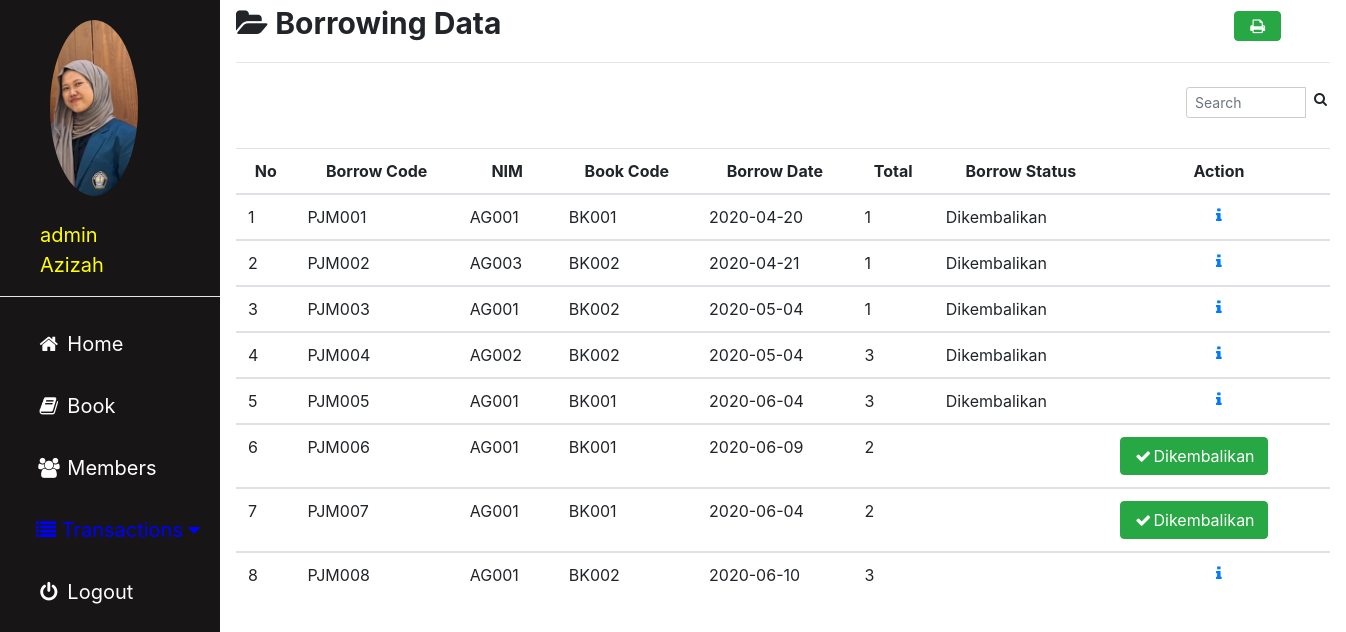
The page /admin/peminjaman.php (signed in) on the database its author committed.
### tables this page shows
CREATE TABLE `peminjaman` (
  `kode_pinjam` varchar(10) NOT NULL,
  `nis` varchar(10) NOT NULL,
  `kode_buku` varchar(10) NOT NULL,
  `tgl_pinjam` date NOT NULL,
  `jumlah` int(3) NOT NULL,
  `status_pinjam` varchar(30) DEFAULT NULL,
  `status` varchar(20) DEFAULT NULL
);

### admin/peminjaman.php (the view, shortened to what this page needs)
<?php
include'sidebar.php';
 ?>
 <html>
 <head>
 <link rel="stylesheet" href="../img/csskonten.css">
 <link rel="stylesheet" href="../css/bootstrap.css">
 </head>
 <body>
 <div class="main">
   <b><i class="fa fa-folder-open"></i> Borrowing Data</b><a href="pinjam_print.php" target="blank" rel="tooltip" title="Print Data Peminjaman"><button type="button" name="button" class="btn btn-success" style="margin-left:67%" ><i class="fa fa-fw fa-print"></i></button>
<hr></a>
<form class="" action="" method="post">
                <div class="input-group input-group-sm" style="width: 150px; margin-left: 950px;">
                  <input type="text" name="search" class="form-control float-right" placeholder="Search">
                  <div class="input-group-append">
                    <button type="submit" class="btn btn-default"><i class="fa fa-search"></i></button>
                  </div>
                </div>
                </form>
    <table class="table table-hover">
      <thead align=center>
        <tr>
          <th scope="col">No</th>
          <th scope="col">Borrow Code</th>
          <th scope="col">NIM</th>
          <th scope="col">Book Code</th>
          <th scope="col">Borrow Date</th>
          <th scope="col">Total</th>
          <th scope="col">Borrow Status</th>
          <th scope="col" colspan="2">Action</th>
        </tr>
      </thead>
      <?php
      if(isset($_POST['search'])){
        $param = $_POST['search'];
        $asd = $koneksi->prepare("SELECT * FROM peminjaman WHERE kode_pinjam LIKE :1 OR kode_buku LIKE :1 ");
        $asd->bindParam(':1', $param);
        $asd->execute();
      }else{
      $asd = $koneksi -> prepare("SELECT * FROM peminjaman");
      $asd -> execute();
    }
      $i = 1;
      while($data = $asd -> fetch()){
      ?>
      <tbody>
        <tr>
          <td><?php echo $i ?></td>
          <td><?php echo $data['kode_pinjam']; ?></td>
          <td><?php echo $data['nis']; ?></td>
          <td><?php echo $data['kode_buku']; ?></td>
          <td><?php echo $data['tgl_pinjam']; ?></td>
          <td><?php echo $data['jumlah']; ?></td>
          <td><?php echo $data['status_pinjam']; ?></td>
          <?php
          if($data['status_pinjam'] == 'Dikembalikan' || $data['status'] == 'Ditolak'){?>
            <td colspan="2" align=center>
              <a rel="tooltip" title="Detail" href="pinjam_detail.php?agung=<?php echo $data['kode_pinjam']; ?>" >
              <i class="fa fa-fw fa-info"></i></a>
            </td>
         <?php } else{ ?>
          <td colspan="2">
            <a href="pengembalian_tambah.php?agung=<?php echo $data['kode_pinjam']; ?>">
            <button type="button" name="button" class="btn btn-success"><i class="fa fa-fw fa-check"></i>Dikembalikan</button></a>
          </td>
          <?php } ?>
        </tr>
      </tbody>
    <?php $i++; } ?>
    </table>
   </div>
 </body>
 </html>

### img/cssadmin.css (style rules this page uses)
body { margin: 0; font-family: "Lato", sans-serif; }

### img/csskonten.css (style rules this page uses)
.main { margin-left: 220px; padding: 1px 16px; height: 100%; font-size: 30px; }
input[type=text], input[type=password], select { width: 100%; padding: 5px 5px; margin: 8px 0; display: inline-block; border: 1px solid #ccc; box-sizing: border-box; font-size: 20px; }

### rows shown on the page
peminjaman: kode_pinjam "PJM001", nis "AG001", kode_buku "BK001", tgl_pinjam "2020-04-20", jumlah "1", status_pinjam "Dikembalikan"
peminjaman: kode_pinjam "PJM002", nis "AG003", kode_buku "BK002", tgl_pinjam "2020-04-21", jumlah "1", status_pinjam "Dikembalikan"
peminjaman: kode_pinjam "PJM003", nis "AG001", kode_buku "BK002", tgl_pinjam "2020-05-04", jumlah "1", status_pinjam "Dikembalikan"
peminjaman: kode_pinjam "PJM004", nis "AG002", kode_buku "BK002", tgl_pinjam "2020-05-04", jumlah "3", status_pinjam "Dikembalikan"
peminjaman: kode_pinjam "PJM005", nis "AG001", kode_buku "BK001", tgl_pinjam "2020-06-04", jumlah "3", status_pinjam "Dikembalikan"
peminjaman: kode_pinjam "PJM006", nis "AG001", kode_buku "BK001", tgl_pinjam "2020-06-09", jumlah "2"
peminjaman: kode_pinjam "PJM007", nis "AG001", kode_buku "BK001", tgl_pinjam "2020-06-04", jumlah "2"
peminjaman: kode_pinjam "PJM008", nis "AG001", kode_buku "BK002", tgl_pinjam "2020-06-10", jumlah "3"

### other values the page prints
$_SESSION['username']['id'] "admin"
$_SESSION['username']['nama'] "Azizah"
